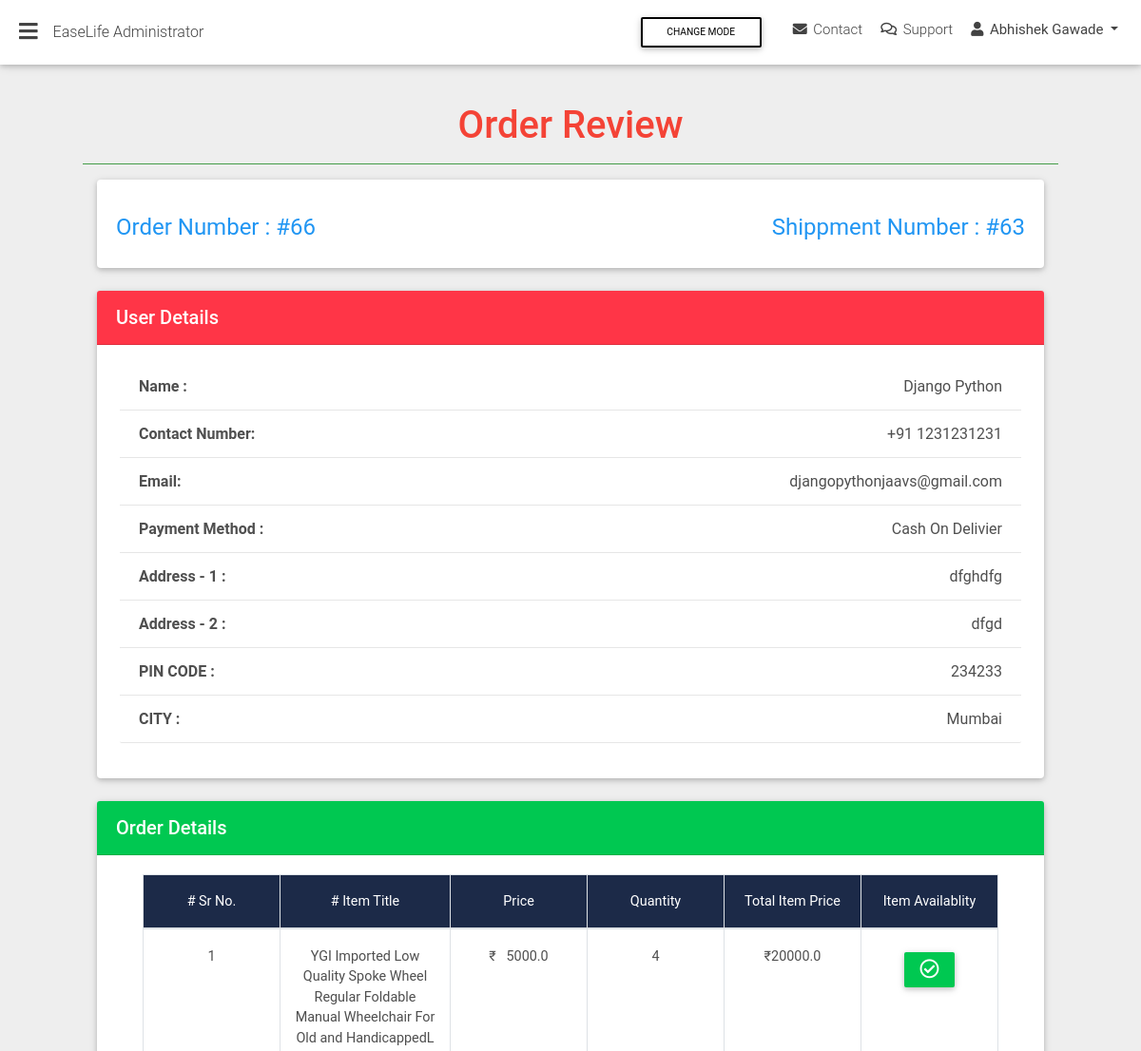
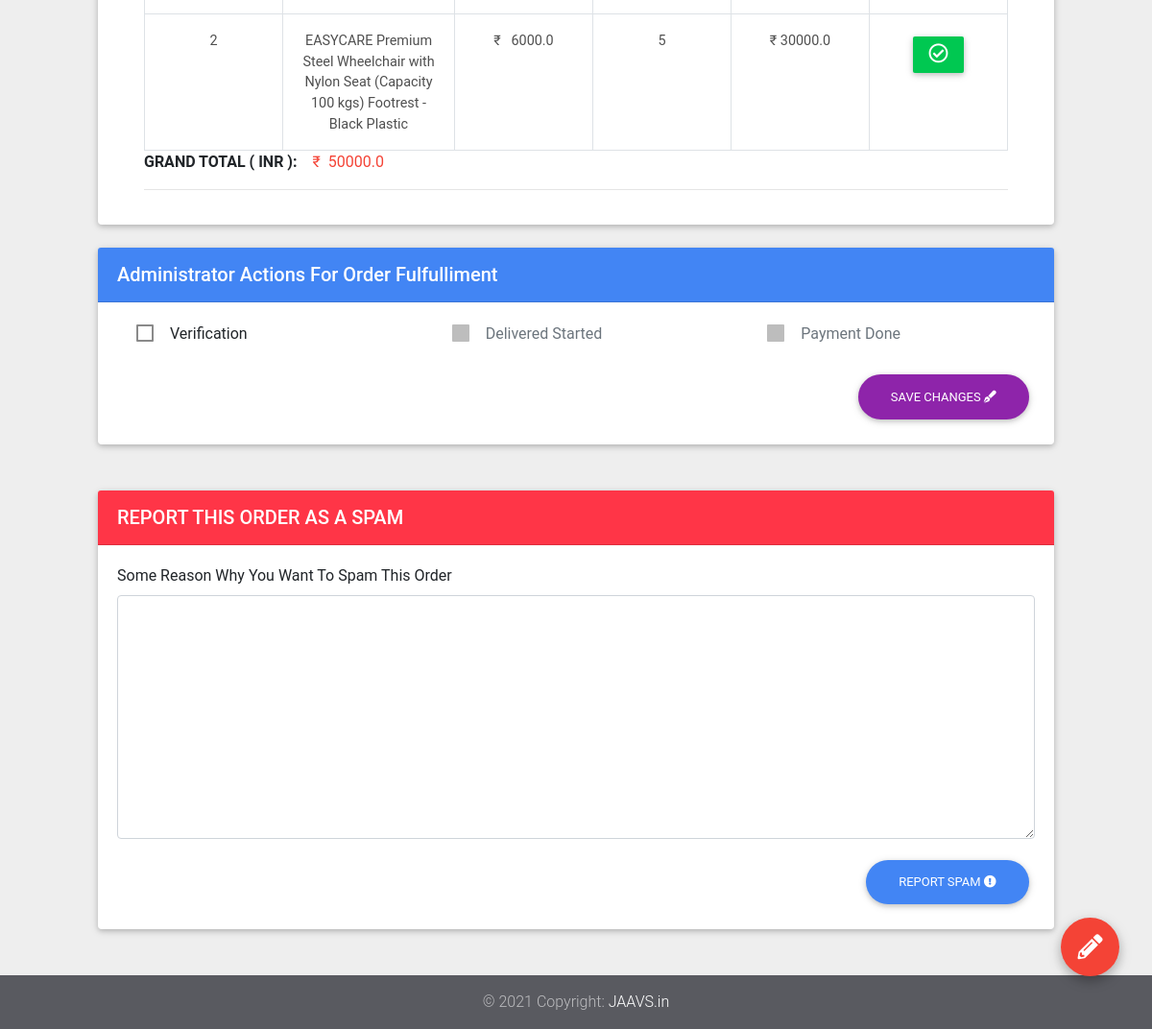
The app's page /easylife-admin/order-review/66/63/7/ (signed in) with its own data (2 pictures, top to bottom).
### base/models.py (models this page shows, shortened)
class Order(models.Model):
    user = models.ForeignKey(settings.AUTH_USER_MODEL,on_delete=models.CASCADE)
    items =models.ManyToManyField(OrderItem)
    ordered = models.BooleanField(default=False)
    start_date =models.DateTimeField(auto_now_add=True)
    ordered_date = models.DateTimeField()
    billing_address=models.ForeignKey('BillingAddress',on_delete=models.SET_NULL,blank=True,null=True)
    def get_total(self):
        total=0
        for order_item in self.items.all():
            total +=order_item.get_final_price()
        return total

class ShippmentOrder(models.Model):
    user=models.ForeignKey(settings.AUTH_USER_MODEL,on_delete=models.CASCADE)
    order=models.ForeignKey('Order',on_delete=models.CASCADE)
    verify_order = models.BooleanField(default=False,blank=True)
    verify_done_date= models.DateTimeField(blank=True,null=True)
    delivered= models.BooleanField(default=False,blank=True)
    delivered_done_date= models.DateTimeField(blank=True,null=True)
    payment_done=models.BooleanField(default=False,blank=True)
    payment_done_date= models.DateTimeField(blank=True,null=True)
    report_spam=models.BooleanField(default=False,blank=True)
    description=models.TextField(max_length=250,blank=True,verbose_name='Some Reason Why You Want To Spam This Order')
    class Meta:
        verbose_name = "ShippmentOrder"
        verbose_name_plural = "ShippmentOrders"

class BillingAddress(models.Model):
    user=models.ForeignKey(settings.AUTH_USER_MODEL,on_delete=models.CASCADE)
    city=models.CharField(choices=MAHARASHTRA_DISTRICTS,max_length=2,default='Mu')
    phone_number=models.CharField(max_length=20)
    street_address=models.CharField(max_length=250)
    apartment_address=models.CharField(max_length=250)
    pin_code=models.CharField(max_length=10)
    payment_option = models.CharField(choices=PAYMENTS_CHOICES,max_length=1,default='S')
    class Meta:
        verbose_name = ("Billing Address")
        verbose_name_plural = ("Billing Adresss")

class OrderItem(models.Model):
    user = models.ForeignKey(settings.AUTH_USER_MODEL,on_delete=models.CASCADE)
    ordered = models.BooleanField(default=False)
    item=models.ForeignKey(Item,on_delete=models.CASCADE)
    qauntity=models.IntegerField(default=1)
    def get_total_item_price(self):
        return self.qauntity * self.item.price
    def get_total_discount_price(self):
        return self.qauntity * self.item.discount_price
    def get_final_price(self):
        if self.item.discount_price:
            return self.get_total_discount_price()
        return self.get_total_item_price()

class Item(models.Model):
    title =models.CharField( max_length=100,unique=True)
    price =models.FloatField()
    discount_price =models.FloatField(blank=True,null=True)
    category = models.CharField(choices=CATEGORY_CHOICES,verbose_name='Availablity Of Product',max_length=2,default='NA')
    label_name= models.CharField(max_length=14,verbose_name='The Word Inside a label',blank=True,null=True)
    label = models.CharField(choices=LABEL_CHOICES,max_length=1,default='P')
    slug=models.SlugField(max_length=150,blank=True,unique=True)
    description=models.TextField(max_length=1000)
    image=models.ImageField()
    image2=models.ImageField(blank=True)
    image3=models.ImageField(blank=True)
    image4=models.ImageField(blank=True)
    image5=models.ImageField(blank=True)
    image6=models.ImageField(blank=True)
    created = models.DateTimeField(auto_now_add=True)
    updated = models.DateTimeField(auto_now=True)

### easylife_admin/views.py (the view)
	def wrapper_func(request,*args, **kwargs):
		if request.user.is_authenticated:
		    if request.user.groups.filter(name='admin').exists():
		        return view_func(request,*args, **kwargs)
		    else:
		    	return HttpResponse('You are not admin ')

### easylife_admin/forms.py
class OrderVerificationForm(forms.ModelForm):
    class Meta:
        model=ShippmentOrder
        fields =('verify_order','delivered','payment_done',)
        widgets = {
            'verify_order': forms.CheckboxInput(attrs={'class':"form-check-input", 'type':"checkbox", 'id':"checkbox1"}),
            'delivered': forms.CheckboxInput(attrs={'class':"form-check-input", 'type':"checkbox", 'id':"checkbox2",}),
            'payment_done': forms.CheckboxInput(attrs={'class':"form-check-input", 'type':"checkbox", 'id':"checkbox3"}),
        }

class OrderReportSpamForm(forms.ModelForm):
    class Meta:
        model=ShippmentOrder
        fields =('description',)
        widgets = {
            'description': forms.Textarea(attrs={'required':'required'}),
        }

### easylife_admin/views.py (called while the page is built)
def not_allow_coustomer(view_func):
	def wrapper_func(request,*args, **kwargs):
		if request.user.is_authenticated:
		    if request.user.groups.filter(name='admin').exists():
		        return view_func(request,*args, **kwargs)
		    else:
		    	return HttpResponse('You are not admin ')
	return wrapper_func

### templates/easylife_admin/order_review.html (shortened to what this page needs)
{% extends "easylife_admin/admin_base.html" %}
{% load cart_template_tags %}
{% load crispy_forms_tags %}
{% load static %}
{% block content %}
           <h1 class="text-center  h1 red-text">Order Review  </h1>
           <hr class="green title-hr">
    <div class="container-fluid">
      <section class="mb-4">
        <div class="card">
          <div class="card-body d-flex justify-content-between">
            <h4 class="h4-responsive mt-3 blue-text">Order Number : #{{order.id}}</h4>
            <div>
            	<h4 class="h4-responsive mt-3 blue-text"> Shippment Number : #{{shipping.id}}</h4>
            </div>
          </div>
        </div>
      </section>
     <section class="mb-4">
        <div class="card">
                      <div class="card-header white-text danger-color">
                <h5 class="font-weight-500 my-1">User Details</h5>
              </div>
                <div class="card-body px-4 mb-3">
                <div class="list-group list-panel" style="overflow-y: auto;">
                  <span  class="list-group-item d-flex justify-content-between dark-grey-text">
                    <span class="float-left" style="font-weight: bold">Name :</span>{{user.get_full_name}}
                  </span>
                  <span  class="list-group-item d-flex justify-content-between dark-grey-text">
                    <span class="float-left" style="font-weight: bold">Contact Number:</span>+91 {{shipping.order.billing_address.phone_number}}
                  </span>
                  <span  class="list-group-item d-flex justify-content-between dark-grey-text">
                    <span class="float-left" style="font-weight: bold">Email:</span>{{user.email}}
                  </span>
                  <span  class="list-group-item d-flex justify-content-between dark-grey-text">
                    <span class="float-left" style="font-weight: bold">Payment Method :</span>{{shipping.order.billing_address.get_payment_option_display}}
                  </span>
                  <span  class="list-group-item d-flex justify-content-between dark-grey-text">
                    <span class="float-left" style="font-weight: bold">Address - 1 :</span>{{shipping.order.billing_address.street_address}}
                  </span>
                  <span  class="list-group-item d-flex justify-content-between dark-grey-text">
                    <span class="float-left" style="font-weight: bold">Address - 2 :</span>{{shipping.order.billing_address.apartment_address}}
                  </span>
                  <span  class="list-group-item d-flex justify-content-between dark-grey-text">
                    <span class="float-left" style="font-weight: bold">PIN CODE :</span>{{shipping.order.billing_address.pin_code}}
                  </span>
                           <span  class="list-group-item d-flex justify-content-between dark-grey-text">
                    <span class="float-left" style="font-weight: bold">CITY :</span>{{ order.billing_address.get_city_display}}
                  </span>
                </div>
              </div>
      </section>
     <section class="mb-4">
        <div class="card">
                      <div class="card-header white-text success-color">
                <h5 class="font-weight-500 my-1">Order Details</h5>
              </div>
                <div class="card-body text-center px-4 mb-3">
                <div class="list-group list-panel">
                	              <div class="px-4">
                <div class="table-responsive">
                  <table class="table table-hover table-bordered mb-0  ">
                    <thead class="mdb-color darken-3">
                      <tr class="text-white">
                        <th class="th-lg"># Sr No.</th>
                        <th class="th-lg"># Item Title</th>
                        <th class="th-lg">
                         Price </th>
                        <th class="th-lg">Quantity</th>
                        <th class="th-lg">Total Item Price</th>
                        <th class="th-lg">Item Availablity</th>
                      </tr>
                    </thead>
                    <tbody>
                      {% for order_item in shipping.order.items.all %}
                      <tr>
                        <td>
                        	{{forloop.counter }}
                      	</td>
                        <td>
                        	{{ order_item.item.title}}
                      </td>
	                    <td>
	                    	₹ &nbsp; {% if  order_item.item.discount_price %}{{order_item.item.discount_price}} {% else %} {{order_item.item.price }} {% endif %}
	                    </td>
                       <td>
                        	{{ order_item.qauntity }}
                      </td>
                        <td>
                        	 {% if order_item.item.discount_price %}
                                      ₹&nbsp;{{ order_item.get_total_discount_price }}
                             {% else %}
                                      ₹{{ order_item.get_total_item_price }}
                             {% endif %}
                        </td>
                        <td>
                        	                         {% if  order_item.item.category == 'A'  %}
                                  <button type="button"  class="btn btn-success btn-sm px-3">
                                      <i class="far fa-check-circle fa-2x"></i>
                                {% else %}
                                <a href="{% url "easylife_admin:itemupdateview-redirect"  order.id shipping.id user.id order_item.item.pk %}">
                                    <button type="button" class="btn btn-danger btn-sm px-3">
                                      <i class="far fa-times-circle fa-2x"></i></a>
                                {% endif %}
                        </td>
                      </tr>
                      {% endfor %}
                    </tbody>
                  </table>
            <ul class="list-unstyled text-left">
              <li><strong>GRAND TOTAL ( INR ):</strong><span class="ml-3 red-text">₹ &nbsp;{{ order.get_total }}</span></li>
            </ul>
                </div>
                <hr class="my-0">
              </div>
                </div>
              </div>
      </section>
      <section class="mb-5">
        <div class="card">
            <div class="card-header white-text primary-color">
                <h5 class="font-weight-500 my-1">Administrator Actions For Order Fulfulliment</h5>
              </div>
          <div class="card-body" >
            {% if item_available %}
                	<form method="post" action="" id="my_form">
                	          <div class="row">
      		            <div class="col-lg-4 col-md-12 mb-4">
      		              <fieldset class="form-check">
      		                <label class="form-check-label" for="checkbox1">Verification</label>
      		              </fieldset>
      		            </div>
      		            <div class="col-lg-4 col-md-6 mb-4">
      		              <fieldset class="form-check">
      		                <label class="form-check-label" for="checkbox2">Delivered Started</label>
      		              </fieldset>
      		            </div>
      		            <div class="col-lg-4 col-md-6 mb-4">
      		              <fieldset class="form-check">
      		                <label class="form-check-label" for="checkbox3">Payment Done</label>
      		              </fieldset>
      		            </div>
      		          </div>
                    {% if shipping.verify_order and shipping.delivered and shipping.payment_done %}
                    <center>
                    <h2>
                      <span class="badge green">Order is Completed</span></h2></center>
                    {% else %}
      		            <button class="btn btn-purple btn-rounded waves-effect waves-light float-right " id='checkout-button' type="submit">Save Changes <i class="fas fa-pen-fancy"></i></button>
                    {% endif %}
      		</form>
            {% else %}
              <p class="lead red-text "><b>
                Please make sure that all products are avaliable so after that you can take actions
            </b></p>
            {% endif %}
          </div>
        </div>
      </section>
{% if shipping.verify_order or shipping.delivered or shipping.payment_done %}
{% else %}
        <section class="mb-5">
          <div class="card">
              <div class="card-header white-text danger-color">
                  <h5 class="font-weight-500 my-1">REPORT THIS ORDER AS A SPAM</h5>
                </div>
            <div class="card-body" >
                    <form method="post" action="">
                        {{form_report_spam|crispy}}
                        <button class="btn btn-primary btn-rounded waves-effect waves-light float-right " id='checkout-button' type="submit">
                          REPORT SPAM
                          <i class="fas fa-exclamation-circle"></i></button>
            </form>
            </div>
          </div>
    </section>
           {% endif %}
    </div>
{% endblock content %}

### templates/easylife_admin/admin_navi.html (shortened to what this page needs)
    <nav class="navbar fixed-top navbar-expand-lg scrolling-navbar double-nav">
      <div class="float-left">
        <a href="#" data-activates="slide-out" class="button-collapse"><i class="fas fa-bars"></i></a>
      </div>
      <div class="breadcrumb-dn mr-auto">
        <p>EaseLife Administrator</p>
      </div>
      <div class="d-flex change-mode">
        <div class="ml-auto mb-0 mr-3 change-mode-wrapper">
          <button class="btn btn-outline-black btn-sm" id="dark-mode">Change Mode</button>
        </div>
        <ul class="nav navbar-nav nav-flex-icons ml-auto">
          <li class="nav-item">
            <a class="nav-link waves-effect"><i class="fas fa-envelope"></i> <span
                class="clearfix d-none d-sm-inline-block">Contact</span></a>
          </li>
          <li class="nav-item">
            <a class="nav-link waves-effect"><i class="far fa-comments"></i> <span
                class="clearfix d-none d-sm-inline-block">Support</span></a>
          </li>
          <li class="nav-item dropdown">
            <a class="nav-link dropdown-toggle waves-effect" href="#" id="userDropdown" data-toggle="dropdown"
              aria-haspopup="true" aria-expanded="false">
              <i class="fas fa-user"></i> <span class="clearfix d-none d-sm-inline-block"><b>{{request.user.get_full_name}}</b></span>
            </a>
          </li>
        </ul>
      </div>
    </nav>
    <div class="fixed-action-btn clearfix d-none d-xl-block" style="bottom: 45px; right: 24px;">
      <a class="btn-floating btn-lg red">
        <i class="fas fa-pencil-alt"></i>
      </a>
      <ul class="list-unstyled">
        <li><a class="btn-floating purple" href="{% url "easylife_admin:admin_dashboard" %}"></a></li>
        <li><a class="btn-floating red" href="{% url "easylife_admin:add_items" %}"></a></li>
        <li><a class="btn-floating btn-dark darken-1" href="{% url "easylife_admin:all_user_details" %}"></a></li>
      </ul>
    </div>

### records on screen
Order: id "66", billing_address.city "Mumbai", get_total "50000.0"
ShippmentOrder: id "63", order.billing_address.phone_number "1231231231", order.billing_address.payment_option "Cash On Delivier", order.billing_address.street_address "dfghdfg", order.billing_address.apartment_address "dfgd", order.billing_address.pin_code "234233"
OrderItem: item "YGI Imported Low Quality Spoke Wheel Regular Foldable Manual Wheelchair For Old and HandicappedL", item.price "5000.0", qauntity "4", get_total_item_price "20000.0"
OrderItem: item "EASYCARE Premium Steel Wheelchair with Nylon Seat (Capacity 100 kgs) Footrest - Black Plastic", item.discount_price "6000.0", qauntity "5", get_total_discount_price "30000.0"

### other values on screen
{{ request.user.get_full_name }} "Abhishek Gawade"
{{ user.get_full_name }} "Django Python"
{{ user.email }} "djangopythonjaavs@gmail.com"
